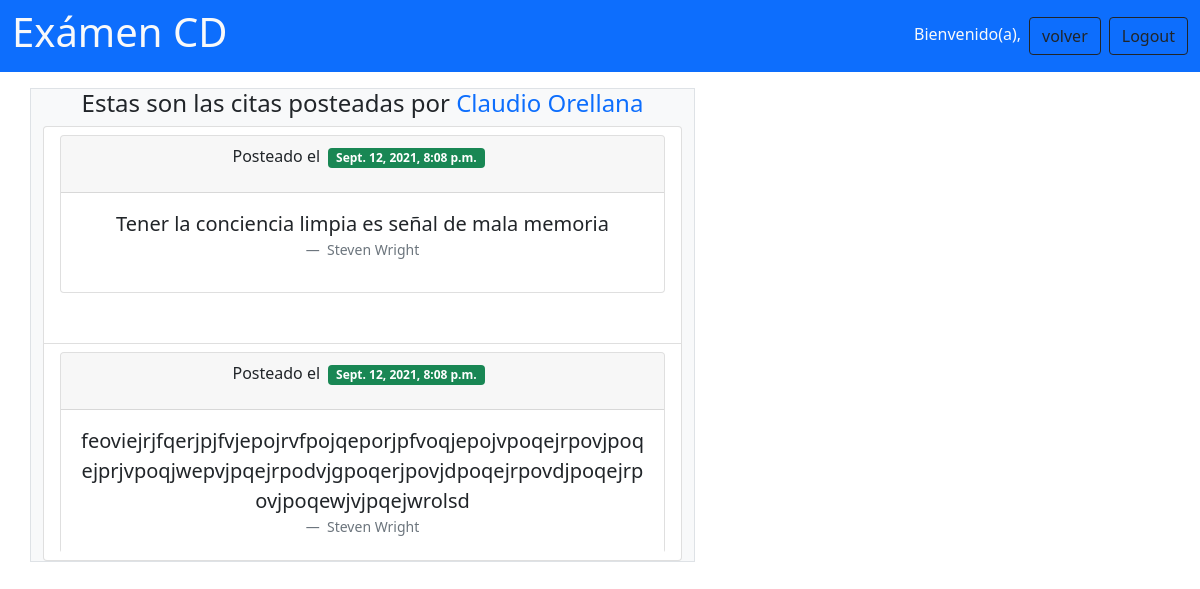
/user/1/ (signed in), run on the app's committed database.
### app/models.py (models this page shows, shortened)
class User(models.Model):
    CHOICES = (
        ("user", 'User'),
        ("admin", 'Admin')
    )
    name = models.CharField(max_length=100)
    email = models.EmailField(max_length=255, unique=True)
    role = models.CharField(max_length=255, choices=CHOICES)
    password = models.CharField(max_length=70)
    created_at = models.DateTimeField(auto_now_add=True)
    updated_at = models.DateTimeField(auto_now=True)
    objects = UserManager()
    def __str__(self):
        return f"{self.name}"

class Cita(models.Model):
    cita= models.CharField(max_length=255)
    autor =models.CharField(max_length=255)
    user = models.ForeignKey(User,related_name = "citas", on_delete = models.CASCADE)
    created_at = models.DateTimeField(auto_now_add=True)
    updated_at = models.DateTimeField(auto_now=True)
    def __repr__(self):
        return f"{self.cita} ({self.autor})"

### app/views.py (the view)
# urls.py: path('user/<int:num>/', views.cita_usuario)
def cita_usuario(request, num):
        citauser = Cita.objects.filter(user__id = num)
        usuariocita = User.objects.get(id= num)
        print(citauser)
        context = {
            'cita_list': citauser,
            'usuario': usuariocita
        }
        return render(request, 'citasdeusuario.html', context)

### app/templates/citasdeusuario.html (shortened to what this page needs)
{% extends "sin_nav.html" %}
{% block contenido %}
<div class="row justify-content-between">
  <div class="col-12 col-md-7 bg-light mt-3 border border-radius">
    <h4 class = "text-center">Estas son las citas posteadas por <span class=" text-primary">{{usuario}}</span></h4>
    <ul class="mt-2 list-group">
      {% for cita in cita_list %}
      <li class="list-group-item">
        <div id="quote" class="col bordered" style="min-height: 200px; overflow: auto">
          <div class="card text-center">
            <div class="card-header">
              <p class="me-2 ">Posteado el <span class=" ms-1 badge bg-success">{{cita.created_at}}</span></p>
            </div>
            <div class="card-body">
              <figure class="text-center">
                <blockquote class="blockquote">
                  <p class="text-break">{{cita.cita}}</p>
                </blockquote>
                <figcaption class="blockquote-footer">
                  {{cita.autor}} <cite title="Source Title"></cite>
                </figcaption>
              </figure>
            </div>
      </li class="mb-2">
      {% endfor %}
    </ul>
  </div>
</div>
{% endblock %}

### app/static/css/styles.css (style rules this page uses)
#quote { height: 30px; border-radius: 2px; }

### data on the page
User: name "Claudio Orellana"
Cita: created_at "Sept. 12, 2021, 8:08 p.m.", cita "Tener la conciencia limpia es señal de mala memoria", autor "Steven Wright"
Cita: created_at "Sept. 12, 2021, 8:08 p.m.", cita "feoviejrjfqerjpjfvjepojrvfpojqeporjpfvoqjepojvpoqejrpovjpoqejprjvpoqjwepvjpqejrpodvjgpoqerjpovjdpoqejrpovdjpoqejrpovjpoqewjvjpqejwrolsd", autor "Steven Wright"
